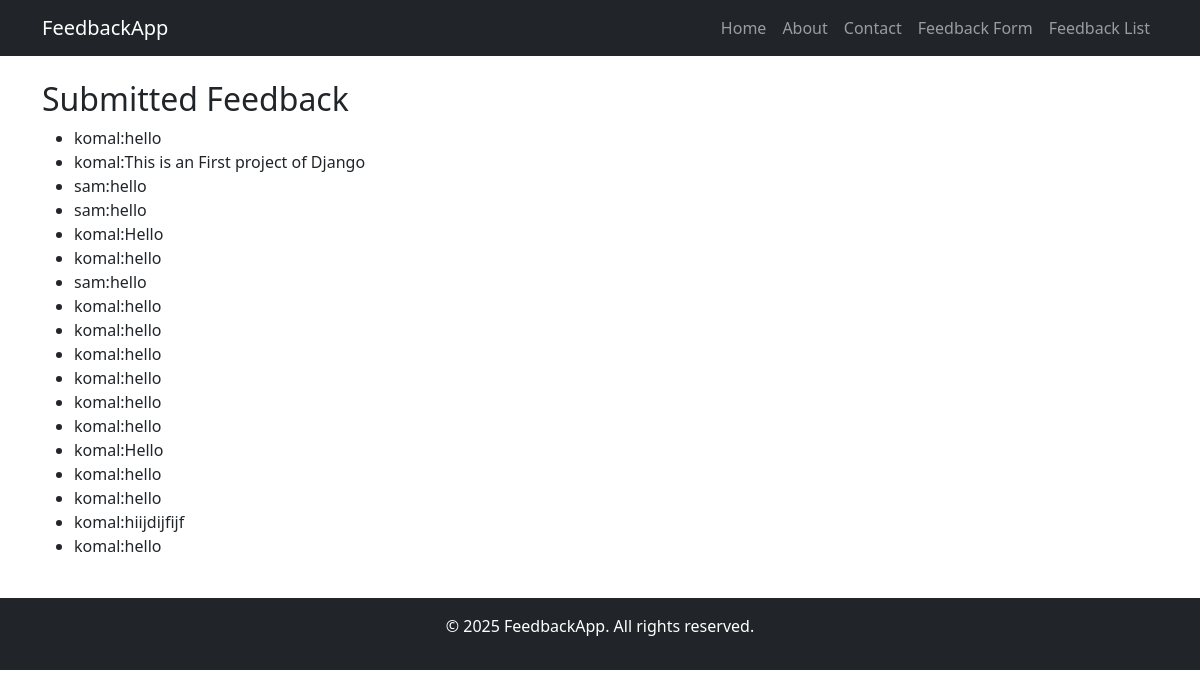
/db/feedback/list/, run on the app's committed database.
### db_models_app/models.py (models this page shows, shortened)
class FeedbackForm(models.Model):
    name=models.CharField(max_length=100)
    email=models.EmailField()
    message=models.TextField()

### db_models_app/views.py (the view)
# urls.py: path('feedback/list/', views.feedback_list_view, name='feedback_form'),
def feedback_list_view(request):
    return render(request, 'feedback_app/feedback_list.html', {
        'feedbacks': FeedbackForm.objects.all()
    })

### db_models_app/templates/feedback_app/feedback_list.html (shortened to what this page needs)
{% extends 'feedback_app/base.html' %}
{% block content %}
<h2>Submitted Feedback</h2>
{% if feedbacks %}
    <ul>
        {% for feedback in feedbacks %}
            <li>{{feedback.name}}:{{feedback.message}}</li>
        {% endfor %}
    </ul>
{% else %}
    <p>No feedback submitted yet.</p>
{% endif %}
{% endblock %}

### db_models_app/templates/feedback_app/base.html (shortened to what this page needs)
<!DOCTYPE html>
<html lang="en">
<head>
    <link href="https://cdn.jsdelivr.net/npm/bootstrap@5.3.0/dist/css/bootstrap.min.css" rel="stylesheet">
</head>
<body>
    <nav class="navbar navbar-expand-lg navbar-dark bg-dark">
        <div class="container">
            <a class="navbar-brand" href="{% url 'feedback:home' %}">FeedbackApp</a>
            <div class="collapse navbar-collapse" id="navbarNav">
                <ul class="navbar-nav ms-auto">
                    <li class="nav-item">
                        <a class="nav-link" href="{% url 'feedback:home' %}">Home</a>
                    </li>
                    <li class="nav-item">
                        <a class="nav-link" href="{% url 'feedback:about' %}">About</a>
                    </li>
                    <li class="nav-item">
                        <a class="nav-link" href="{% url 'feedback:contact' %}">Contact</a>
                    </li>
                     <li class="nav-item">
                        <a class="nav-link" href="{% url 'feedback:feedback_list' %}">Feedback Form</a>
                    </li>
                    <li class="nav-item">
                        <a class="nav-link" href="{% url 'feedback:feedback_form' %}">Feedback List</a>
                    </li>
                </ul>
            </div>
        </div>
    </nav>
    <div class="container py-4">
        {% block content %}{% endblock %}
    </div>
    <footer class="bg-dark text-white py-3">
        <div class="container text-center">
            <p>&copy; 2025 FeedbackApp. All rights reserved.</p>
        </div>
    </footer>
</body>
</html>

### data on the page
FeedbackForm: name "komal", message "hello"
FeedbackForm: name "komal", message "This is an First project of Django"
FeedbackForm: name "sam", message "hello"
FeedbackForm: name "sam", message "hello"
FeedbackForm: name "komal", message "Hello"
FeedbackForm: name "komal", message "hello"
FeedbackForm: name "sam", message "hello"
FeedbackForm: name "komal", message "hello"
FeedbackForm: name "komal", message "hello"
FeedbackForm: name "komal", message "hello"
FeedbackForm: name "komal", message "hello"
FeedbackForm: name "komal", message "hello"
FeedbackForm: name "komal", message "hello"
FeedbackForm: name "komal", message "Hello"
FeedbackForm: name "komal", message "hello"
FeedbackForm: name "komal", message "hello"
FeedbackForm: name "komal", message "hiijdijfijf"
FeedbackForm: name "komal", message "hello"
